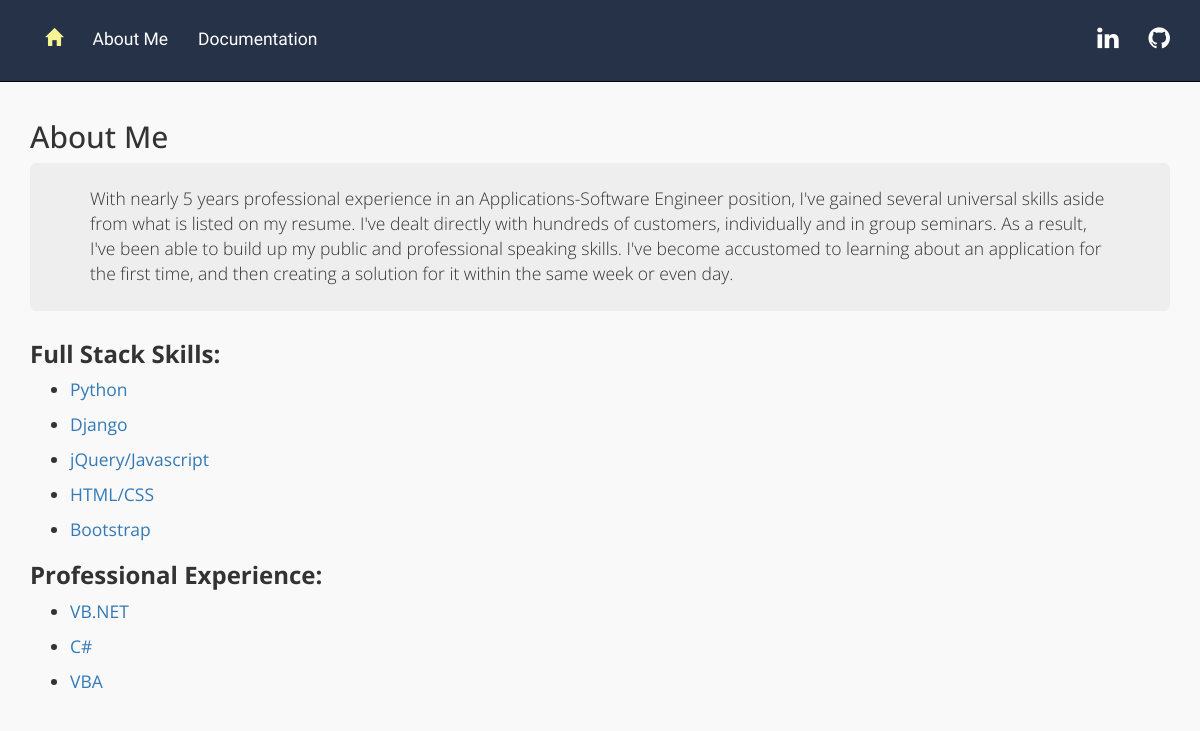
Page /mainapp/ on the committed database.
### mainapp/models.py (models this page shows, shortened)
class Skill(models.Model):
    name=models.CharField(max_length=128)
    pro=models.BooleanField(default=True)
    slug=models.SlugField(allow_unicode=True, unique=True)
    description=models.TextField(default='')

### mainapp/views.py (the view)
class SkillList(generic.ListView):
    model=models.Skill
    template_name='mainapp/skill_list.html'
    context_object_name='skills'

### mainapp/templates/mainapp/skill_list.html
{% extends 'base.html' %}
{% block content %}
  <h2>About Me</h2>
  <div class="jumbotron">
    <p>With nearly 5 years professional experience in an Applications-Software Engineer position,
      I've gained several universal skills aside from what is listed on my resume.
      I've dealt directly with hundreds of customers, individually and in group seminars.
      As a result, I've been able to build up my public and professional speaking skills.
      I've become accustomed to learning about an application for the first time,
      and then creating a solution for it within the same week or even day.</p>
  </div>
  <h3><strong>Full Stack Skills:</strong></h3>
    <ul>
      {% for skill in skills %}
        {% if not skill.pro %}
        <div class="listitem">
          <li><p><a href="{% url 'mainapp:details' slug=skill.slug %}">{{skill.name}}</a></p></li>
        </div>
        {% endif %}
      {% endfor %}
    </ul>
  <h3><strong>Professional Experience:</strong></h3>
  <ul>
    {% for skill in skills %}
      {% if skill.pro %}
      <div class="listitem">
        <li><p><a href="{% url 'mainapp:details' slug=skill.slug %}">{{skill.name}}</a></p></li>
      </div>
      {% endif %}
    {% endfor %}
  </ul>
{% endblock %}

### static/mainproj/css/effects1.css (style rules this page uses)
.jumbotron { padding-top: 23px; padding-bottom: 10px; }
.jumbotron p { font-size: 1.25em; }
.listitem { font-size: 1.25em; }
body { font-family: 'Open Sans',sans-serif; background-color: #f9f9f9; padding-top: 100px; }

### rows in the picture
Skill: name "Python"
Skill: name "Django"
Skill: name "jQuery/Javascript"
Skill: name "HTML/CSS"
Skill: name "Bootstrap"
Skill: name "VB.NET"
Skill: name "C#"
Skill: name "VBA"
